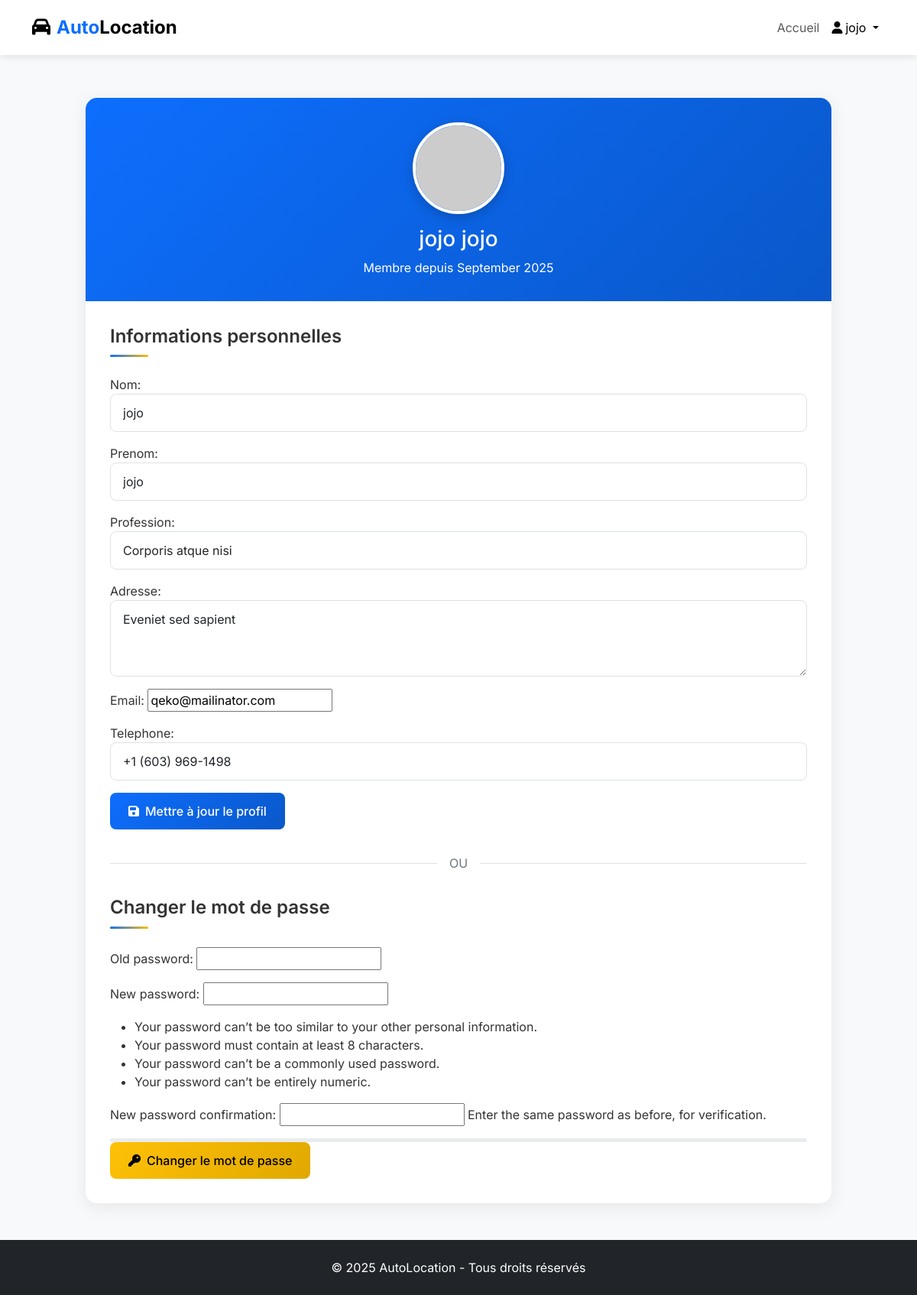
Screenshot of /mon-profil/ (signed in) with the database file from the repository.
### location/models.py (models this page shows, shortened)
class Client(models.Model):
    user = models.OneToOneField(User, on_delete=models.CASCADE, null=True, blank=True)
    id_client = models.AutoField(primary_key=True)
    nom = models.CharField(max_length=100)
    prenom = models.CharField(max_length=100)
    profession = models.CharField(max_length=100, blank=True)
    adresse = models.TextField(blank=True)
    email = models.EmailField(unique=True)
    telephone = models.CharField(max_length=20, blank=True, null=True)
    created_at = models.DateTimeField(default=timezone.now, editable=False)
    email_confirmed = models.BooleanField(default=False)
    confirmation_code = models.CharField(max_length=6, blank=True, null=True)
    confirmation_code_expires_at = models.DateTimeField(blank=True, null=True)

### location/views.py (the view, shortened to what this page needs)
# urls.py: path("mon-profil/", views.modifier_mon_profil, name="modifier_mon_profil"),
@login_required
def modifier_mon_profil(request):
    client = get_object_or_404(Client, user=request.user)
    form = ClientForm(request.POST or None, instance=client)
    for field in ["email_confirmed", "confirmation_code", "confirmation_code_expires_at"]:
        if field in form.fields:
            form.fields.pop(field)
    password_form = PasswordChangeForm(user=request.user, data=request.POST or None)
    return render(
        request,
        "location/modifier_mon_profil.html",
        {"form": form, "password_form": password_form},
    )

### location/forms.py
class ClientForm(forms.ModelForm):
    class Meta:
        model = Client
        exclude = ["user", "email_confirmed", "confirmation_code", "confirmation_code_expires_at"]
        widgets = {
            "nom": forms.TextInput(attrs={"class": "form-control"}),
            "prenom": forms.TextInput(attrs={"class": "form-control"}),
            "profession": forms.TextInput(attrs={"class": "form-control"}),
            "adresse": forms.Textarea(attrs={"class": "form-control", "rows": 3}),
            "telephone": forms.TextInput(attrs={"class": "form-control"}),
        }

### location/templates/location/modifier_mon_profil.html (shortened to what this page needs)
<!DOCTYPE html>
<html lang="fr">
<head>
    <link href="https://cdn.jsdelivr.net/npm/bootstrap@5.3.0/dist/css/bootstrap.min.css" rel="stylesheet">
    <link rel="stylesheet" href="https://cdnjs.cloudflare.com/ajax/libs/font-awesome/6.4.0/css/all.min.css">
</head>
<body>
<nav class="navbar navbar-expand-lg navbar-light bg-white fixed-top">
    <div class="container">
        <a class="navbar-brand" href="{% url 'accueil' %}">
            <i class="fa fa-car me-2"></i><span>Auto</span>Location
        </a>
        <div class="collapse navbar-collapse" id="navbarNav">
            <ul class="navbar-nav ms-auto">
                <li class="nav-item">
                    <a class="nav-link {% if request.resolver_match.url_name == 'accueil' %}active{% endif %}" href="{% url 'accueil' %}">Accueil</a>
                </li>
                {% if user.is_authenticated %}
                <li class="nav-item dropdown">
                    <a class="nav-link dropdown-toggle {% if request.resolver_match.url_name == 'modifier_mon_profil' %}active{% endif %}" href="#" role="button" data-bs-toggle="dropdown">
                        <i class="fas fa-user me-1"></i>{{ user.first_name }}
                    </a>
                </li>
                {% endif %}
            </ul>
        </div>
    </div>
</nav>
    <div class="container profile-container my-5">
        <div class="profile-card">
            <div class="profile-header">
                <img src="https://ui-avatars.com/api/?name={{ form.prenom.value|default:user.first_name }}+{{ form.nom.value|default:user.last_name }}&background=0D8ABC&color=fff&size=120"
                     alt="Avatar" class="profile-avatar">
                <h3>{{ form.prenom.value|default:user.first_name }} {{ form.nom.value|default:user.last_name }}</h3>
                <p class="mb-0">Membre depuis {{ user.date_joined|date:"F Y" }}</p>
            </div>
            <div class="profile-body">
                <h4 class="section-title">Informations personnelles</h4>
                <form method="post">
                    {{ form.as_p }}
                    <button type="submit" class="btn btn-primary"><i class="fas fa-save me-2"></i>Mettre à jour le profil</button>
                </form>
                <div class="divider">OU</div>
                <h4 class="section-title">Changer le mot de passe</h4>
                <form method="post">
                    {{ password_form.as_p }}
                    <div class="password-strength mt-2"><div class="password-strength-bar" id="password-strength-bar"></div></div>
                    <button type="submit" class="btn btn-warning"><i class="fas fa-key me-2"></i>Changer le mot de passe</button>
                </form>
            </div>
        </div>
    </div>
    <footer class="bg-dark text-white text-center py-4 mt-5">
        <div class="container"><p class="mb-0">&copy; 2025 AutoLocation - Tous droits réservés</p></div>
    </footer>
</body>
</html>

### location/templates/location/modifier_mon_profil.html (style rules this page uses)
:root { --primary-color: #0d6efd; --secondary-color: #6c757d; --accent-color: #ffc107; --dark-color: #212529; --light-color: #f8f9fa; }
body { font-family: 'Inter', sans-serif; background-color: #f8f9fa; color: #333; padding-top: 80px; }
.navbar { box-shadow: 0 2px 10px rgba(0,0,0,0.1); padding: 0.8rem 0; }
.navbar-brand { font-weight: 700; font-size: 1.5rem; }
.navbar-brand span { color: var(--primary-color); }
.profile-container { max-width: 1000px; margin: 0 auto; }
.profile-card { border: none; border-radius: 15px; box-shadow: 0 5px 25px rgba(0, 0, 0, 0.08); overflow: hidden; background: #fff; }
.profile-header { background: linear-gradient(135deg, var(--primary-color), #0a58ca); color: white; padding: 2rem; text-align: center; }
.profile-avatar { width: 120px; height: 120px; border-radius: 50%; border: 4px solid white; object-fit: cover; margin-bottom: 1rem; box-shadow: 0 4px 15px rgba(0,0,0,0.2); }
.profile-body { padding: 2rem; }
.section-title { position: relative; padding-bottom: 0.8rem; margin-bottom: 1.5rem; font-weight: 600; }
.section-title:after { content: ''; position: absolute; bottom: 0; left: 0; width: 50px; height: 3px; background: linear-gradient(45deg, var(--primary-color), var(--accent-color)); border-radius: 3px; }
.form-control { border-radius: 0.5rem; padding: 0.75rem 1rem; border: 1px solid #dee2e6; }
textarea.form-control { min-height: 100px; resize: vertical; }
.btn-primary { background: linear-gradient(135deg, var(--primary-color), #0a58ca); border: none; border-radius: 0.5rem; padding: 0.75rem 1.5rem; font-weight: 500; transition: all 0.3s ease; }
.btn-warning { background: linear-gradient(135deg, var(--accent-color), #e0a800); border: none; border-radius: 0.5rem; padding: 0.75rem 1.5rem; font-weight: 500; color: #000; }
.divider { display: flex; align-items: center; text-align: center; margin: 2rem 0; color: #6c757d; }
.divider::before, .divider::after { content: ''; flex: 1; border-bottom: 1px solid #dee2e6; }
.divider::before { margin-right: 1rem; }
.divider::after { margin-left: 1rem; }
.password-strength { height: 5px; margin-top: 0.5rem; border-radius: 3px; background: #e9ecef; overflow: hidden; }

### rows the page displays
Client: prenom.value "jojo", nom.value "jojo", nom "jojo", prenom "jojo", profession "Corporis atque nisi", adresse "Eveniet sed sapient", email "qeko@mailinator.com", telephone "+1 (603) 969-1498"

### other values shown
{{ user.first_name }} "jojo"
{{ user.date_joined|date:"F Y" }} "September 2025"
